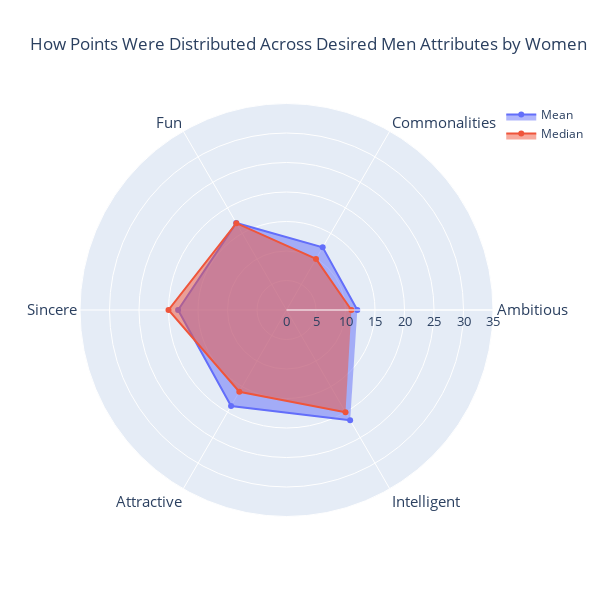

Source (notebook cell):
### Code cell
web_female_alloc = go.Figure()

web_female_alloc.add_trace(go.Scatterpolar(
      r=data_female_alloc_trim_stat['Mean'],
      theta=data_female_alloc_trim_stat['Attributes'],
      fill='toself',
      name='Mean'
))
web_female_alloc.add_trace(go.Scatterpolar(
      r=data_female_alloc_trim_stat['Median'],
      theta=data_female_alloc_trim_stat['Attributes'],
      fill='toself',
      name='Median'
))

web_female_alloc.update_layout(
    title='How Points Were Distributed Across Desired Men Attributes by Women',
    polar=dict(
        radialaxis=dict(
            visible=True,
            range=[0, 35],
            tickfont=dict(size=13)
        ),
        angularaxis=dict(
            tickfont=dict(size=15)
        )
    ),
    showlegend=True,
    width=600,
    height=600,
    font=dict(size=12)
)

web_female_alloc.show()

### Figure 1 — Plotly figure (JSON) as saved in the notebook; plotly's stock layout.template omitted (floating-point values rounded to 4 significant figures)
{"data": [{"fill": "toself", "name": "Mean", "r": [12.01, 12.26, 17.04, 18.38, 18.79, 21.57], "theta": ["Ambitious", "Commonalities", "Fun", "Sincere", "Attractive", "Intelligent"], "type": "scatterpolar"}, {"fill": "toself", "name": "Median", "r": [11, 10, 17, 20, 16, 20], "theta": ["Ambitious", "Commonalities", "Fun", "Sincere", "Attractive", "Intelligent"], "type": "scatterpolar"}], "layout": {"font": {"size": 12}, "height": 600, "polar": {"angularaxis": {"tickfont": {"size": 15}}, "radialaxis": {"range": [0, 35], "tickfont": {"size": 13}, "visible": true}}, "showlegend": true, "title": {"text": "How Points Were Distributed Across Desired Men Attributes by Women"}, "width": 600}}
